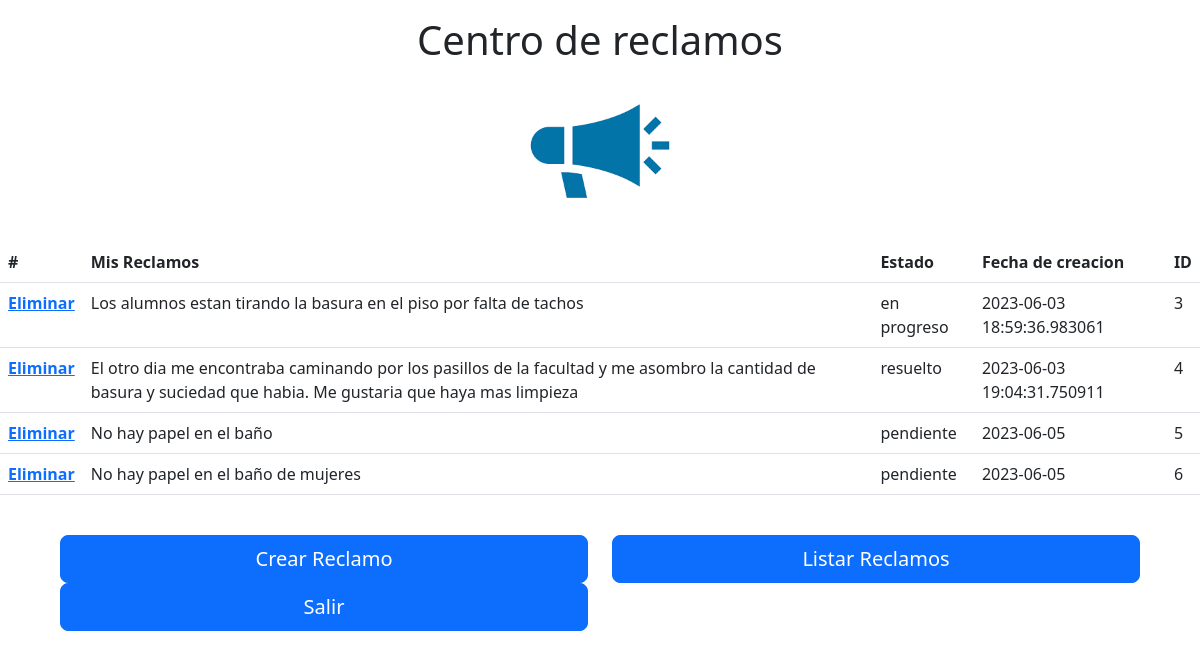
The page /mis_reclamos (signed in) on the database its author committed.
### modules/databases.py (models this page shows, shortened)
class Reclamo(db.Model):
    __tablename__ = 'reclamos'
    id = Column(Integer(), primary_key=True)
    estado = Column(String(500), nullable=False)
    fecha = Column(String(1000))
    contenido = Column(String(1000), nullable=False)
    user_id = Column(Integer(), ForeignKey('users.id'))
    departamento = Column(String(500))
    adheridos= Column(String(1000))

### server.py (the view)
@app.route("/mis_reclamos", methods=['GET', 'POST'])
@login_required
def mis_reclamos():
    if request.args.get('del'):
        id = request.args.get('id')
        db.session.delete(Reclamo.query.get(id))
        db.session.commit()
    if is_admin():
        lista_reclamos = Reclamo.query.all()
        key = "admin"
    elif is_alumnado():
        lista_reclamos = Reclamo.query.filter_by(departamento ="alumnado").all()
        key = "alumnado"
    elif is_limpieza():
        lista_reclamos = Reclamo.query.filter_by(departamento ="limpieza").all()
        key = "limpieza"
    else:
        lista_reclamos = Reclamo.query.filter_by(user_id =current_user.id).all()
        key = "usuario"
    if len(lista_reclamos) == 0:
        return render_template(
                                "home.html", esta_vacia=True, key=key,
                                logged_in=current_user.is_authenticated
                              )
    else:
        return render_template(
                                    "home.html", esta_vacia=False, key=key, lista_reclamos=lista_reclamos ,
                                    logged_in=current_user.is_authenticated
                              )

### server.py (called while the page is built)
def is_admin():
    if current_user.is_authenticated and current_user.id in admin_list:
        return True
    else:
        return False

def is_alumnado():
    if current_user.is_authenticated and current_user.id in alumnado_lista:
        return True
    else:
        return False

def is_limpieza():
    if current_user.is_authenticated and current_user.id in limpieza_lista:
        return True
    else:
        return False

@login_manager.user_loader
def user_loader(user_id):
    return User.query.get(user_id)

### templates/home.html (shortened to what this page needs)
<!DOCTYPE html>
<html lang="en">
<head>
    <link href="https://cdn.jsdelivr.net/npm/bootstrap@5.3.0-alpha3/dist/css/bootstrap.min.css" rel="stylesheet">
</head>
<body class="d-flex flex-column">
    <div class="mx-auto mt-3 d-flex flex-column">
        <h1 class="mx-auto">Centro de reclamos</h1>
        <img class="mx-auto mt-1 mb-3" src="static/images/images.png" width="150">
        {% if logged_in: %}
            {%if esta_vacia:%}
                <h3 class="mx-auto">Aun no se ha hecho ningun reclamo.</h3>
            {% else: %}
                <table class="table">
                    <thead>
                    <tr>
                        <th scope="col">#</th>
                        <th scope="col">Mis Reclamos</th>
                        <th scope="col">Estado</th>
                        <th scope="col">Fecha de creacion</th>
                        <th scope="col">ID</th>
                    </tr>
                    </thead>
                    <tbody>
                    {% for reclamo in lista_reclamos: %}
                    <tr>
                        <th scope="row"><a href="{{ url_for('mis_reclamos', del=true, id=reclamo.id) }}">Eliminar</a></th>
                        <td>{{reclamo.contenido}}</td>
                        <td>{{reclamo.estado}}</td>
                        <td>{{reclamo.fecha}}</td>
                        <td>{{reclamo.id}}</td>
                    </tr>
                    {% endfor %}
                    </tbody>
                </table>
                <br>
            {% endif %}
        {% endif %}
        <div class="row mx-5">
            {% if logged_in: %}
                {% if key  == "usuario": %}
                    <form class="col-6" action="/add">
                        <button class="element_width w-100 btn btn-lg btn-primary" type="submit">Crear Reclamo</button>
                    </form>
                    <form class="col-6" action="/listar">
                        <button class="element_width w-100 btn btn-lg btn-primary" type="submit">Listar Reclamos</button>
                    </form>
                    <form class="col-6" action="/logout">
                        <button class="element_width w-100 btn btn-lg btn-primary" type="submit">Salir</button>
                    </form>
                {% endif %}
            {% endif %}
        </div>
    </div>
</body>
</html>

### rows shown on the page
Reclamo: contenido "Los alumnos estan tirando la basura en el piso por falta de tachos", estado "en progreso", fecha "2023-06-03 18:59:36.983061", id "3"
Reclamo: contenido "El otro dia me encontraba caminando por los pasillos de la facultad y me asombro la cantidad de basura y suciedad que habia. Me gustaria que haya mas limpieza", estado "resuelto", fecha "2023-06-03 19:04:31.750911", id "4"
Reclamo: contenido "No hay papel en el baño", estado "pendiente", fecha "2023-06-05", id "5"
Reclamo: contenido "No hay papel en el baño de mujeres", estado "pendiente", fecha "2023-06-05", id "6"
